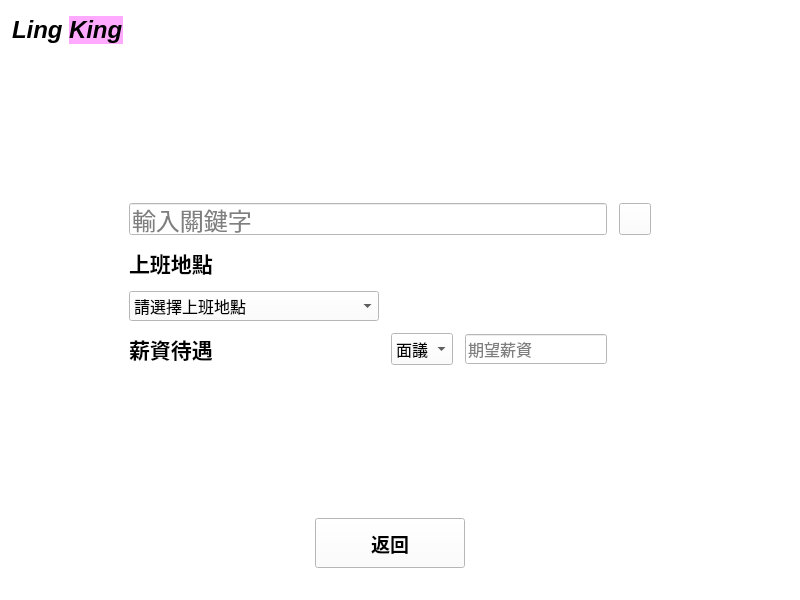
<?xml version="1.0" encoding="UTF-8"?>
<ui version="4.0">
 <class>MainWindow</class>
 <widget class="QMainWindow" name="MainWindow">
  <property name="geometry">
   <rect>
    <x>0</x>
    <y>0</y>
    <width>800</width>
    <height>600</height>
   </rect>
  </property>
  <property name="windowTitle">
   <string>LingKing</string>
  </property>
  <property name="styleSheet">
   <string notr="true">background-color: rgb(255, 255, 255);</string>
  </property>
  <widget class="QWidget" name="centralwidget">
   <layout class="QGridLayout" name="gridLayout_3">
    <property name="leftMargin">
     <number>12</number>
    </property>
    <property name="topMargin">
     <number>10</number>
    </property>
    <property name="rightMargin">
     <number>12</number>
    </property>
    <property name="bottomMargin">
     <number>10</number>
    </property>
    <item row="0" column="0">
     <layout class="QGridLayout" name="gridLayout_2">
      <item row="2" column="0">
       <layout class="QGridLayout" name="gridLayout">
        <property name="spacing">
         <number>12</number>
        </property>
        <item row="4" column="2">
         <widget class="QComboBox" name="salary_type_comboBox">
          <property name="sizePolicy">
           <sizepolicy hsizetype="Maximum" vsizetype="Minimum">
            <horstretch>0</horstretch>
            <verstretch>0</verstretch>
           </sizepolicy>
          </property>
          <property name="minimumSize">
           <size>
            <width>0</width>
            <height>30</height>
           </size>
          </property>
          <property name="maximumSize">
           <size>
            <width>250</width>
            <height>50</height>
           </size>
          </property>
          <property name="font">
           <font>
            <pointsize>12</pointsize>
            <underline>false</underline>
            <strikeout>false</strikeout>
           </font>
          </property>
          <property name="tabletTracking">
           <bool>false</bool>
          </property>
          <property name="toolTipDuration">
           <number>-1</number>
          </property>
          <property name="inputMethodHints">
           <set>Qt::ImhNone</set>
          </property>
          <property name="editable">
           <bool>false</bool>
          </property>
          <property name="frame">
           <bool>true</bool>
          </property>
          <item>
           <property name="text">
            <string>面議</string>
           </property>
          </item>
          <item>
           <property name="text">
            <string>時薪</string>
           </property>
          </item>
          <item>
           <property name="text">
            <string>日薪</string>
           </property>
          </item>
          <item>
           <property name="text">
            <string>月薪</string>
           </property>
          </item>
          <item>
           <property name="text">
            <string>年薪</string>
           </property>
          </item>
         </widget>
        </item>
        <item row="4" column="3" colspan="2">
         <widget class="QLineEdit" name="salary_input">
          <property name="enabled">
           <bool>false</bool>
          </property>
          <property name="sizePolicy">
           <sizepolicy hsizetype="Maximum" vsizetype="Maximum">
            <horstretch>0</horstretch>
            <verstretch>0</verstretch>
           </sizepolicy>
          </property>
          <property name="maximumSize">
           <size>
            <width>250</width>
            <height>30</height>
           </size>
          </property>
          <property name="font">
           <font>
            <pointsize>12</pointsize>
           </font>
          </property>
          <property name="placeholderText">
           <string>期望薪資</string>
          </property>
         </widget>
        </item>
        <item row="0" column="5">
         <widget class="QPushButton" name="search_BTN">
          <property name="sizePolicy">
           <sizepolicy hsizetype="Maximum" vsizetype="Maximum">
            <horstretch>0</horstretch>
            <verstretch>0</verstretch>
           </sizepolicy>
          </property>
          <property name="maximumSize">
           <size>
            <width>32</width>
            <height>32</height>
           </size>
          </property>
          <property name="cursor">
           <cursorShape>PointingHandCursor</cursorShape>
          </property>
          <property name="styleSheet">
           <string notr="true"/>
          </property>
          <property name="text">
           <string/>
          </property>
          <property name="flat">
           <bool>false</bool>
          </property>
         </widget>
        </item>
        <item row="0" column="1" colspan="4">
         <widget class="QLineEdit" name="keyword_input">
          <property name="sizePolicy">
           <sizepolicy hsizetype="Maximum" vsizetype="Maximum">
            <horstretch>0</horstretch>
            <verstretch>0</verstretch>
           </sizepolicy>
          </property>
          <property name="maximumSize">
           <size>
            <width>600</width>
            <height>32</height>
           </size>
          </property>
          <property name="font">
           <font>
            <pointsize>18</pointsize>
           </font>
          </property>
          <property name="placeholderText">
           <string>輸入關鍵字</string>
          </property>
         </widget>
        </item>
        <item row="0" column="6">
         <spacer name="horizontalSpacer_4">
          <property name="orientation">
           <enum>Qt::Horizontal</enum>
          </property>
          <property name="sizeHint" stdset="0">
           <size>
            <width>13</width>
            <height>20</height>
           </size>
          </property>
         </spacer>
        </item>
        <item row="4" column="1">
         <widget class="QLabel" name="label_25">
          <property name="sizePolicy">
           <sizepolicy hsizetype="Fixed" vsizetype="Fixed">
            <horstretch>0</horstretch>
            <verstretch>0</verstretch>
           </sizepolicy>
          </property>
          <property name="font">
           <font>
            <pointsize>16</pointsize>
            <weight>75</weight>
            <bold>true</bold>
           </font>
          </property>
          <property name="text">
           <string>薪資待遇</string>
          </property>
         </widget>
        </item>
        <item row="2" column="1">
         <widget class="QLabel" name="label_27">
          <property name="sizePolicy">
           <sizepolicy hsizetype="Fixed" vsizetype="Fixed">
            <horstretch>0</horstretch>
            <verstretch>0</verstretch>
           </sizepolicy>
          </property>
          <property name="font">
           <font>
            <pointsize>16</pointsize>
            <weight>75</weight>
            <bold>true</bold>
           </font>
          </property>
          <property name="text">
           <string>上班地點</string>
          </property>
         </widget>
        </item>
        <item row="3" column="1">
         <widget class="QComboBox" name="place_comboBox">
          <property name="sizePolicy">
           <sizepolicy hsizetype="Maximum" vsizetype="Minimum">
            <horstretch>0</horstretch>
            <verstretch>0</verstretch>
           </sizepolicy>
          </property>
          <property name="minimumSize">
           <size>
            <width>250</width>
            <height>30</height>
           </size>
          </property>
          <property name="maximumSize">
           <size>
            <width>200</width>
            <height>30</height>
           </size>
          </property>
          <property name="font">
           <font>
            <pointsize>12</pointsize>
            <underline>false</underline>
            <strikeout>false</strikeout>
           </font>
          </property>
          <property name="tabletTracking">
           <bool>false</bool>
          </property>
          <property name="toolTipDuration">
           <number>-1</number>
          </property>
          <property name="inputMethodHints">
           <set>Qt::ImhNone</set>
          </property>
          <property name="editable">
           <bool>false</bool>
          </property>
          <property name="frame">
           <bool>true</bool>
          </property>
          <item>
           <property name="text">
            <string>請選擇上班地點</string>
           </property>
          </item>
          <item>
           <property name="text">
            <string>台北市</string>
           </property>
          </item>
          <item>
           <property name="text">
            <string>新北市</string>
           </property>
          </item>
          <item>
           <property name="text">
            <string>基隆市</string>
           </property>
          </item>
          <item>
           <property name="text">
            <string>桃園市</string>
           </property>
          </item>
          <item>
           <property name="text">
            <string>新竹市</string>
           </property>
          </item>
          <item>
           <property name="text">
            <string>新竹縣</string>
           </property>
          </item>
          <item>
           <property name="text">
            <string>苗栗縣</string>
           </property>
          </item>
          <item>
           <property name="text">
            <string>台中市</string>
           </property>
          </item>
          <item>
           <property name="text">
            <string>南投縣</string>
           </property>
          </item>
          <item>
           <property name="text">
            <string>彰化縣</string>
           </property>
          </item>
          <item>
           <property name="text">
            <string>雲林縣</string>
           </property>
          </item>
          <item>
           <property name="text">
            <string>嘉義市</string>
           </property>
          </item>
          <item>
           <property name="text">
            <string>嘉義縣</string>
           </property>
          </item>
          <item>
           <property name="text">
            <string>台南市</string>
           </property>
          </item>
          <item>
           <property name="text">
            <string>高雄市</string>
           </property>
          </item>
          <item>
           <property name="text">
            <string>屏東縣</string>
           </property>
          </item>
          <item>
           <property name="text">
            <string>宜蘭縣</string>
           </property>
          </item>
          <item>
           <property name="text">
            <string>花蓮縣</string>
           </property>
          </item>
          <item>
           <property name="text">
            <string>台東縣</string>
           </property>
          </item>
         </widget>
        </item>
        <item row="2" column="0">
         <spacer name="horizontalSpacer_5">
          <property name="orientation">
           <enum>Qt::Horizontal</enum>
          </property>
          <property name="sizeHint" stdset="0">
           <size>
            <width>13</width>
            <height>20</height>
           </size>
          </property>
         </spacer>
        </item>
       </layout>
      </item>
      <item row="3" column="0">
       <spacer name="verticalSpacer_2">
        <property name="orientation">
         <enum>Qt::Vertical</enum>
        </property>
        <property name="sizeHint" stdset="0">
         <size>
          <width>13</width>
          <height>13</height>
         </size>
        </property>
       </spacer>
      </item>
      <item row="4" column="0">
       <layout class="QHBoxLayout" name="horizontalLayout">
        <item>
         <spacer name="horizontalSpacer">
          <property name="orientation">
           <enum>Qt::Horizontal</enum>
          </property>
          <property name="sizeHint" stdset="0">
           <size>
            <width>40</width>
            <height>20</height>
           </size>
          </property>
         </spacer>
        </item>
        <item>
         <widget class="QPushButton" name="back_BTN">
          <property name="sizePolicy">
           <sizepolicy hsizetype="Minimum" vsizetype="Minimum">
            <horstretch>0</horstretch>
            <verstretch>0</verstretch>
           </sizepolicy>
          </property>
          <property name="minimumSize">
           <size>
            <width>150</width>
            <height>50</height>
           </size>
          </property>
          <property name="maximumSize">
           <size>
            <width>100</width>
            <height>50</height>
           </size>
          </property>
          <property name="font">
           <font>
            <pointsize>14</pointsize>
            <weight>75</weight>
            <bold>true</bold>
           </font>
          </property>
          <property name="cursor">
           <cursorShape>PointingHandCursor</cursorShape>
          </property>
          <property name="styleSheet">
           <string notr="true">background-color: rgb(255, 255, 255);</string>
          </property>
          <property name="text">
           <string>返回</string>
          </property>
         </widget>
        </item>
        <item>
         <spacer name="horizontalSpacer_2">
          <property name="orientation">
           <enum>Qt::Horizontal</enum>
          </property>
          <property name="sizeHint" stdset="0">
           <size>
            <width>40</width>
            <height>20</height>
           </size>
          </property>
         </spacer>
        </item>
       </layout>
      </item>
      <item row="4" column="1">
       <spacer name="verticalSpacer_5">
        <property name="orientation">
         <enum>Qt::Vertical</enum>
        </property>
        <property name="sizeType">
         <enum>QSizePolicy::Maximum</enum>
        </property>
        <property name="sizeHint" stdset="0">
         <size>
          <width>20</width>
          <height>50</height>
         </size>
        </property>
       </spacer>
      </item>
      <item row="1" column="1" rowspan="2">
       <spacer name="verticalSpacer_4">
        <property name="orientation">
         <enum>Qt::Vertical</enum>
        </property>
        <property name="sizeHint" stdset="0">
         <size>
          <width>20</width>
          <height>40</height>
         </size>
        </property>
       </spacer>
      </item>
      <item row="0" column="0">
       <layout class="QHBoxLayout" name="horizontalLayout_2">
        <item>
         <widget class="QLabel" name="label">
          <property name="enabled">
           <bool>true</bool>
          </property>
          <property name="sizePolicy">
           <sizepolicy hsizetype="Fixed" vsizetype="Fixed">
            <horstretch>0</horstretch>
            <verstretch>0</verstretch>
           </sizepolicy>
          </property>
          <property name="font">
           <font>
            <pointsize>18</pointsize>
            <weight>75</weight>
            <italic>true</italic>
            <bold>true</bold>
            <strikeout>false</strikeout>
           </font>
          </property>
          <property name="text">
           <string>Ling</string>
          </property>
          <property name="textFormat">
           <enum>Qt::PlainText</enum>
          </property>
          <property name="wordWrap">
           <bool>false</bool>
          </property>
         </widget>
        </item>
        <item>
         <widget class="QLabel" name="label_5">
          <property name="sizePolicy">
           <sizepolicy hsizetype="Fixed" vsizetype="Fixed">
            <horstretch>0</horstretch>
            <verstretch>0</verstretch>
           </sizepolicy>
          </property>
          <property name="font">
           <font>
            <pointsize>18</pointsize>
            <weight>75</weight>
            <italic>true</italic>
            <bold>true</bold>
           </font>
          </property>
          <property name="styleSheet">
           <string notr="true">background-color: rgb(255, 170, 255)</string>
          </property>
          <property name="text">
           <string>King</string>
          </property>
         </widget>
        </item>
        <item>
         <spacer name="horizontalSpacer_3">
          <property name="orientation">
           <enum>Qt::Horizontal</enum>
          </property>
          <property name="sizeType">
           <enum>QSizePolicy::Expanding</enum>
          </property>
          <property name="sizeHint" stdset="0">
           <size>
            <width>200</width>
            <height>20</height>
           </size>
          </property>
         </spacer>
        </item>
       </layout>
      </item>
      <item row="1" column="0">
       <spacer name="verticalSpacer">
        <property name="orientation">
         <enum>Qt::Vertical</enum>
        </property>
        <property name="sizeType">
         <enum>QSizePolicy::Expanding</enum>
        </property>
        <property name="sizeHint" stdset="0">
         <size>
          <width>13</width>
          <height>13</height>
         </size>
        </property>
       </spacer>
      </item>
      <item row="0" column="1">
       <spacer name="verticalSpacer_3">
        <property name="orientation">
         <enum>Qt::Vertical</enum>
        </property>
        <property name="sizeType">
         <enum>QSizePolicy::Maximum</enum>
        </property>
        <property name="sizeHint" stdset="0">
         <size>
          <width>20</width>
          <height>40</height>
         </size>
        </property>
       </spacer>
      </item>
     </layout>
    </item>
   </layout>
  </widget>
  <widget class="QStatusBar" name="statusbar"/>
 </widget>
 <resources/>
 <connections/>
</ui>
